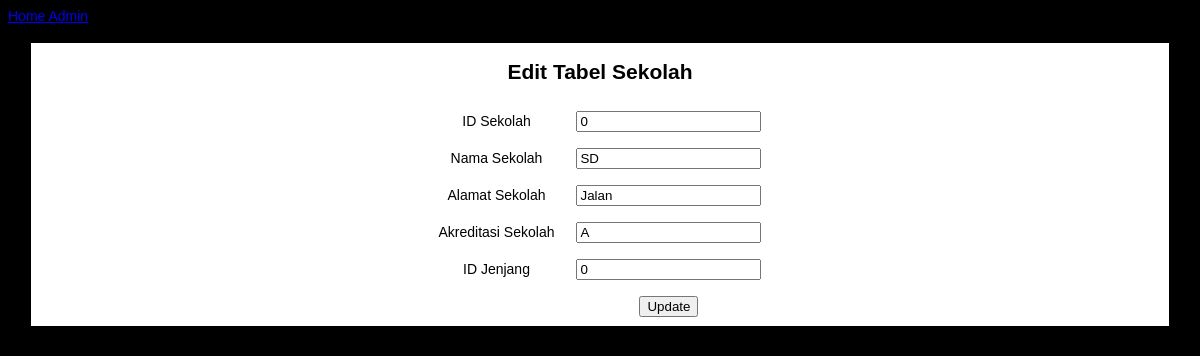
Screenshot of /editSekolah.php?id=0 with the database file from the repository.
### tables this page shows
CREATE TABLE `sekolah` (
  `id_sekolah` int(11) NOT NULL,
  `nama_sekolah` varchar(100) NOT NULL,
  `alamat_sekolah` varchar(100) NOT NULL,
  `akreditasi_sekolah` varchar(10) NOT NULL,
  `id_jenjang` int(11) NOT NULL,
  `is_delete` int(11) NOT NULL DEFAULT 0
);

### editSekolah.php (the view, shortened to what this page needs)
<?php
    include_once("config.php");
?>
<?php
    $id = $_GET['id'];
    $result = mysqli_query($link, "SELECT * FROM sekolah WHERE id_sekolah=$id");
    while($sekolah = mysqli_fetch_array($result)) {
        $id_sekolah = $sekolah['id_sekolah'];
        $nama_sekolah = $sekolah['nama_sekolah'];
        $alamat_sekolah = $sekolah['alamat_sekolah'];
        $akreditasi_sekolah = $sekolah['akreditasi_sekolah'];
        $id_jenjang = $sekolah['id_jenjang'];
    }
?>
<!DOCTYPE html>
<html lang="en">
    <head>
    </head>
    <body>
    <body><a href="homeadmin.php">Home Admin</a>
    <br/><br/>
    <div class="Tabel">
    <h2>Edit Tabel Sekolah</h2>
        <form name="update_sekolah" method="post" action="editSekolah.php">
            <table border="0">
                <tr>
                    <td>ID Sekolah</td>
                    <td><input type="text" name="id_sekolah" value=<?php echo $id_sekolah;?>></td>
                </tr>
                <tr>
                    <td>Nama Sekolah</td>
                    <td><input type="text" name="nama_sekolah" value=<?php echo $nama_sekolah;?>></td>
                </tr>
                <tr>
                    <td>Alamat Sekolah</td>
                    <td><input type="text" name="alamat_sekolah" value=<?php echo $alamat_sekolah;?>></td>
                </tr>
                <tr>
                    <td>Akreditasi Sekolah</td>
                    <td><input type="text" name="akreditasi_sekolah" value=<?php echo $akreditasi_sekolah;?>></td>
                </tr>
                <tr>
                    <td>ID Jenjang</td>
                    <td><input type="text" name="id_jenjang" value=<?php echo $id_jenjang;?>></td>
                </tr>
                <tr>
                    <td><input type="hidden" name="id" value=<?php echo $_GET['id'];?>></td>
                    <td><input type="submit" name="update" value="Update"></td>
                </tr>
            </table>
        </form>
        </div>
    </body>
</html>

### editSekolah.php (style rules this page uses)
body { font: 14px sans-serif; background-color: rgb(0, 0, 0); background-image: url("https://henricoschools.us/wp-content/uploads/Microsoft-Teams-Background_School-Supplies_White-background.png"); background-repeat: no-repeat; background-size: cover; }
table { margin-left: auto; margin-right: auto; }
h2 { text-align: center; }
tr { text-align: center; }
td { text-align: center; padding: 7px 10px 7px 10px; }
.Tabel { margin-bottom: 10px; margin-left: 20px; margin-right: 20px; border-style: solid; background-color: white; }

### rows the page displays
sekolah: id_sekolah "0", akreditasi_sekolah "A", id_jenjang "0"
